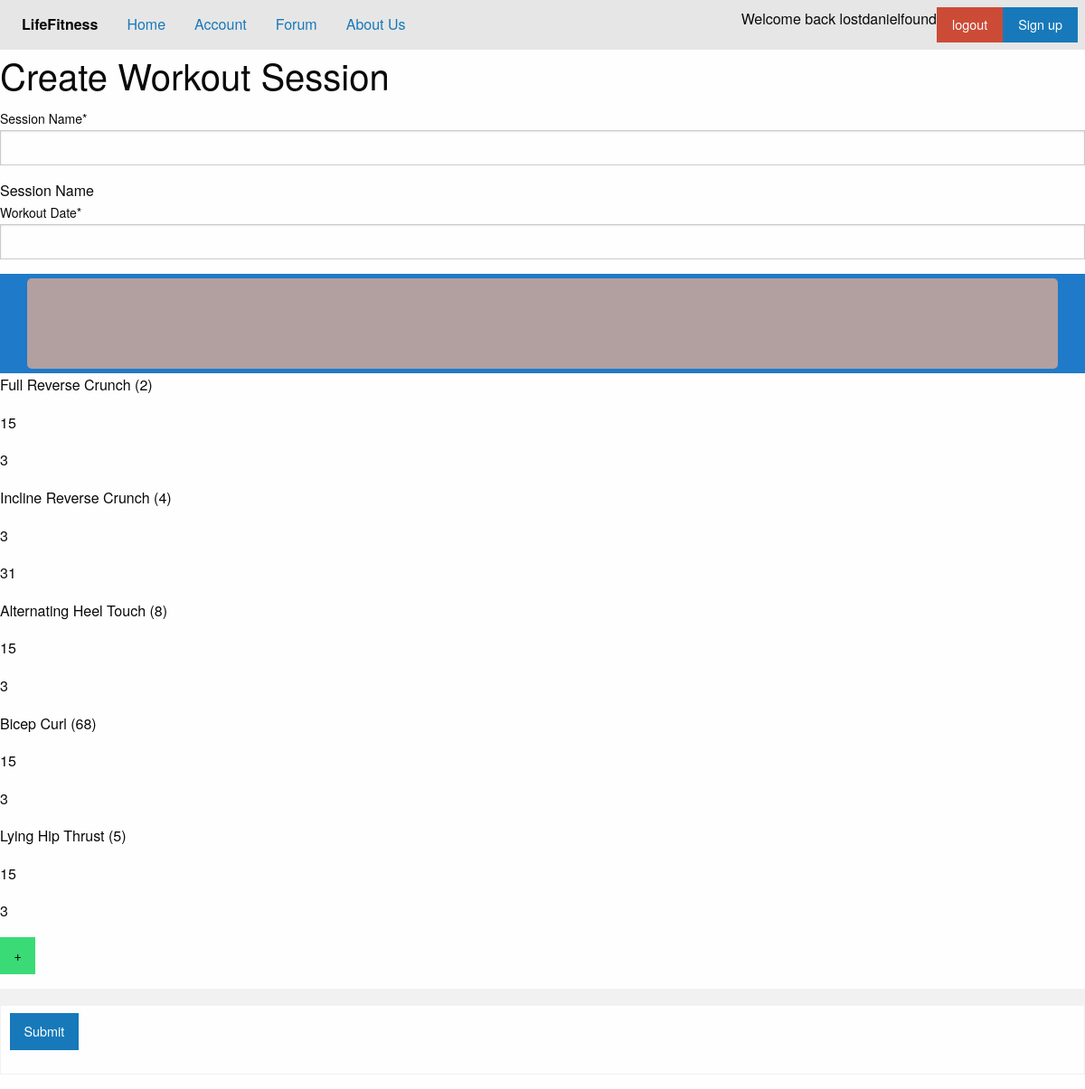
The app's page /account/createworkoutsession/35/ (signed in) with its own data.
### LifeFitness/models.py (models this page shows, shortened)
class Workout(models.Model):
    exerciseName = models.ForeignKey(Exercise, on_delete=models.CASCADE) # name of the exercise
    repCount = models.IntegerField(default=0) # number of complete reps per set in a workout
    setCount = models.IntegerField(default=0) # number of sets user will do during a workout

class Exercise(models.Model):
    name = models.CharField(max_length=200, default="default_value") # name of the exercise
    def __str__(self):
        return(self.name + ' (' + str(self.pk) + ')')

### LifeFitness/views.py (the view)
# urls.py: path('account/createworkoutsession/', views.createWorkoutSession, name="Create-Workout-Session"),
def createWorkoutSession(request, workoutlistID = -1):
    if not request.user.is_authenticated: # If user isn't authenticated
        return redirect('/login')
    if request.method == "POST":
        workoutlistID = request.POST.get("ID", "")
        currentWorkoutSession = Workout_Session.objects.get(pk=workoutlistID)
        currentWorkoutSession.name = request.POST.get("Name", "") # Set the name
        currentWorkoutSession.date = datetime.strptime(request.POST.get("Date", ""), "%m/%d/%Y") # Set the date
        currentWorkoutSession.save()
        return redirect('/account')
    elif request.method == "GET":
        if workoutlistID == -1:
            newWorkoutSession = Workout_Session()
            newWorkoutSession.name = "" # default inital name
            newWorkoutSession.date = datetime(2000, 1, 1) # default date
            newWorkoutSession.fitnesuser = request.user
            newWorkoutSession.save()
            context = {
                'ID': newWorkoutSession.pk,
                'workoutlist': newWorkoutSession.workoutList.all(),
                'form': CreateWorkoutSession(),
            }
        else:
            currentWorkoutSession = Workout_Session.objects.get(pk=workoutlistID) # get the current workout_session
            context = {
                'ID': currentWorkoutSession.pk,
                'workoutlist': currentWorkoutSession.workoutList.all(),
                'form': CreateWorkoutSession(),
            }
    return render(request, 'LifeFitness/createworkoutsession.html', context=context)

### LifeFitness/forms.py (shortened to what this page needs)
class CreateWorkoutSession(forms.Form):
    Name = forms.CharField(label="Session Name", help_text="Session Name")
    Date = forms.DateField(label="Workout Date", widget=forms.DateInput())

### LifeFitness/templates/LifeFitness/createworkoutsession.html (shortened to what this page needs)
{% extends 'base.html' %}
{% load crispy_forms_tags %}
{% block body_content %}
    <h2>Create Workout Session</h2>
    <form method="post">
        <table>
            <tbody>
                {% crispy form %}
                <div class="workout-container">
                    <div class="div-child">
                    {% if ID > 0 %}
                        <tr>
                            <td>
                            </td>
                        </tr>
                        {% for Workout in workoutlist %}
                            <p>{{ Workout.exerciseName }}</p>
                            <p>{{ Workout.repCount }}</p>
                            <p>{{ Workout.setCount }}</p>
                        {% endfor %}
                    {% endif %}
                    </div>
                    <a class="button success" href="/account/createworkout/{{ID}}">+</a>
                </div>
                <tr>
                    <td><button value="OK" class="submit button" type="submit">Submit</button></td>
                </tr>
            </tbody>
        </table>
    </form>
{% endblock body_content %}

### LifeFitness/templates/base.html (shortened to what this page needs)
<!DOCTYPE html>
<html lang="en">
<head>
    {% load static %}
    <link rel="stylesheet" href="{% static 'css/foundation.css' %}" />
    <link rel="stylesheet" href="{% static 'css/app.css' %}" />
</head>
<body>
    {% block navigation_bar %}
    <div class="top-bar">
        <div class="top-bar-left">
            <ul class="menu">
                <li class="menu-text">LifeFitness</li>
                <li><a href="/">Home</a></li>
                <li><a href="/account">Account</a></li>
                <li><a href="/Forum">Forum</a></li>
                <li><a href="/about-us">About Us</a></li>
            </ul>
        </div>
        <div class="top-bar-right">
            <ul class="menu">
                {% if user.is_authenticated %}
                    <li>Welcome back {{ user.username }}</li>
                    <li><a class="alert button" href="/logout">logout</a></li>
                    <li><a class="button" href="/signup">Sign up</a></li>
                {% else %}
                    <li><a class="success button" href="/login">Login</a></li>
                    <li><a class="button" href="/signup">Sign Up</a></li>
                {% endif %}
            </ul>
        </div>
    </div>
    {% endblock navigation_bar %}
    {% block body_content %}{% endblock body_content %}
</body>
</html>

### LifeFitness/static/css/app.css (style rules this page uses)
html, body { margin: 0; height: 100%; overflow: hidden; }
.workout-container { display: flex; flex-direction: row; background-color: rgb(31, 122, 201); justify-content: center; align-items: center; }
.div-child { width: 95%; min-height: 100px; border: 20px; border-color: rgb(153, 22, 22); border-radius: 5px; background-color: hsl(0, 11%, 66%); margin: 5px; }

### records on screen
Workout: exerciseName "Full Reverse Crunch (2)", repCount "15", setCount "3"
Workout: exerciseName "Incline Reverse Crunch (4)", repCount "3", setCount "31"
Workout: exerciseName "Alternating Heel Touch (8)", repCount "15", setCount "3"
Workout: exerciseName "Bicep Curl (68)", repCount "15", setCount "3"
Workout: exerciseName "Lying Hip Thrust (5)", repCount "15", setCount "3"

### other values on screen
{{ user.username }} "lostdanielfound"
